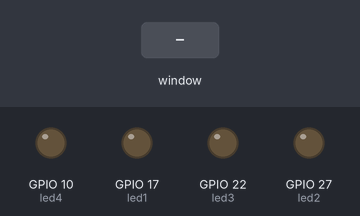
Simulated run of this program. Board: Raspberry Pi (BCM pin numbers). Parts: output pins drawn as LEDs (lit = HIGH). Dashed ring = blinking. The inputs (shaded band) are chosen by the test bench. The desktop window is not drawn, its controls go by their first labels and the mouse button is held 0.15 s.

Above: at 1.2 s.
1.3 s: control labelled "Flash LEDS" in the window clicked
At 2.2 s:
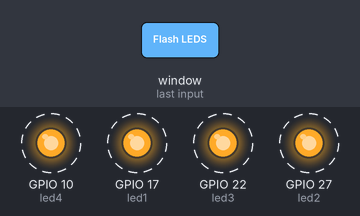
4.3 s: control labelled "Clear LEDS" in the window clicked
At 4.9 s:
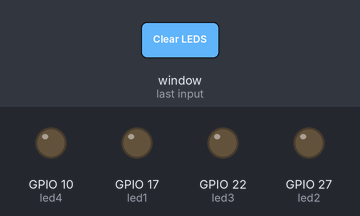
5.8 s: control labelled "Red LED" in the window clicked
At 7.0 s:
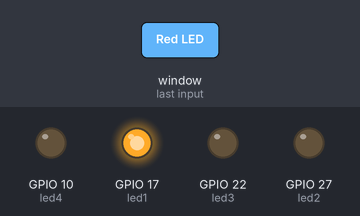
7.3 s: control labelled "Green LED" in the window clicked
At 8.4 s:
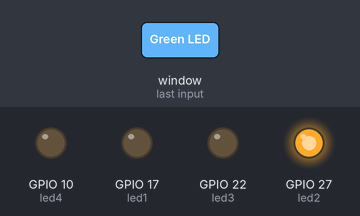
8.8 s: control labelled "Blue LED" in the window clicked
At 9.5 s:
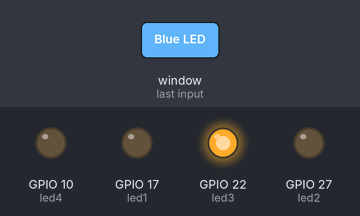
10.3 s: control labelled "Yellow LED" in the window clicked
At 10.7 s:
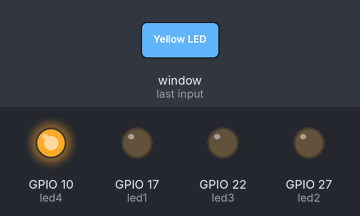
Timing chart, 0 to 12.8 s (numbered marks = the images above; inputs shaded):
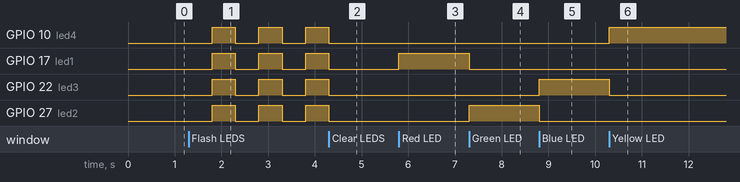

Measured:
- after the input at 1.3 s, GPIO 10 (led4), GPIO 17 (led1), GPIO 22 (led3), GPIO 27 (led2): alternates HIGH for 0.50 s and LOW for 0.50 s, starting after 0.50 s
- after the input at 4.3 s, GPIO 10 (led4), GPIO 17 (led1), GPIO 22 (led3), GPIO 27 (led2): goes on until 4.3 s, then stays LOW
- after the input at 5.8 s, GPIO 17 (led1): LOW → HIGH at once
- after the input at 7.3 s, GPIO 17 (led1): HIGH → LOW at once; GPIO 27 (led2): LOW → HIGH at once
- after the input at 8.8 s, GPIO 22 (led3): LOW → HIGH at once; GPIO 27 (led2): HIGH → LOW at once
- after the input at 10.3 s, GPIO 10 (led4): LOW → HIGH at once; GPIO 22 (led3): HIGH → LOW at once

The program:

Windows.py
```python
#!/usr/bin/python3
from tkinter import *
from gpiozero import LED

class Windows:

    def __init__(self, master):

        self.e=0
        self.led1 = LED(17)
        self.led2 = LED(27)
        self.led3 = LED(22)
        self.led4 = LED(10)
        master.title('A new window')
        master.geometry('430x300+700+300')
        self.var = IntVar()
        self.frame1 = Frame(master, width=200, height=150, bg='yellow')
        self.frame1.place(x=0, y=0)
        self.frame2 = Frame(master, width=230, height=300, bg='blue')
        self.frame2.place(x=200, y=0)
        self.frame3 = Frame(master, width=200, height=150, bg='red')
        self.frame3.place(x=0, y=150)
        self.r1 = Radiobutton(self.frame1, text='    Red LED', bg='yellow', fg='blue', variable=self.var, value=1, command=self.ledSwitch)
        self.r1.place(x=0, y=0)
        self.r2 = Radiobutton(self.frame1, text=' Green LED', bg='yellow', fg='blue', variable=self.var, value=2, command=self.ledSwitch)
        self.r2.place(x=0, y=20)
        self.r3 = Radiobutton(self.frame1, text='   Blue LED', bg='yellow', fg='blue', variable=self.var, value=3, command=self.ledSwitch)
        self.r3.place(x=0, y=40)
        self.r4 = Radiobutton(self.frame1, text='Yellow LED', bg='yellow', fg='blue', variable=self.var, value=4, command=self.ledSwitch)
        self.r4.place(x=0, y=60)
        self.b1 = Button(self.frame3, text='Exit', relief=SUNKEN, bg='grey', fg='white', command=master.destroy)
        self.b1.place(x=70,y=60)
        self.b3 = Button(master, text='Flash LEDS', width = 13, relief=SUNKEN, bg='grey', fg='white', command=self.flashLEDS)
        self.b3.place(x=250,y=130)
        self.b4 = Button(master, text='All LEDS On', width = 13, relief = SUNKEN, bg='grey', fg='white', command=self.allLEDSOn)
        self.b4.place(x=250,y=95)
        self.b5 = Button(master, text='Clear LEDS', width = 13, relief=SUNKEN, bg='grey', fg='white', command=self.clearFlashLEDS)
        self.b5.place(x=250,y=200)
        self.b6 = Button(master, text = 'Cycle LEDS', width = 13, relief= SUNKEN, bg = 'grey', fg = 'white', command = self.cycleLEDS)
        self.b6.place(x = 250, y = 165)
        self.l1 = Label(master, width=16)
        self.l1.place(x=250,y=20)

    def ledSwitch(self):
        if self.var.get()==1:
            self.clearLEDS()
            self.led1.on()
            self.selection = "Red LED is on"
            self.l1.config(text = self.selection)
        elif self.var.get()==2:
            self.clearLEDS()
            self.led2.on()
            self.selection = 'Green LED is on'
            self.l1.config(text = self.selection)
        elif self.var.get()==3:
            self.clearLEDS()
            self.led3.on()
            self.selection = 'Blue LED is on'
            self.l1.config(text = self.selection)
        elif self.var.get()==4:
            self.clearLEDS()
            self.led4.on()
            self.selection = 'Yellow LED is on'
            self.l1.config(text = self.selection)

    def clearLEDS(self):
        self.led1.off()
        self.led2.off()
        self.led3.off()
        self.led4.off()
        self.l1.config(text = 'All LEDS are cleared')

    def flashLEDS(self):
        self.b1.configure(state = 'disabled')
        self.b3.configure(state = 'disabled')
        self.b4.configure(state = 'disabled')
        self.b6.configure(state = 'disabled')
        self.l1.config(text = 'All LEDS are flashing')
        self.e = 0
        while self.e != 1:
            self.clearLEDS()
            self.frame1.after(500)
            self.allLEDSOn()
            self.l1.config(text = 'All LEDS are flashing')
            self.frame1.after(500)
            self.b1.update()


    def allLEDSOn(self):
        self.clearLEDS()
        self.led1.on()
        self.led2.on()
        self.led3.on()
        self.led4.on()
        self.l1.config(text = 'All LEDS are on')

    def clearFlashLEDS(self):
        self.e=1
        self.clearLEDS()
        self.b1.configure(state = 'normal')
        self.b3.configure(state = 'normal')
        self.b4.configure(state = 'normal')
        self.b6.configure(state = 'normal')

    def cycleLEDS(self):
        self.clearLEDS()
        self.e = 0
        self.b1.configure(state = 'disabled')
        self.b3.configure(state = 'disabled')
        self.b4.configure(state = 'disabled')
        self.b6.configure(state = 'disabled')
        self.l1.config(text = 'All LEDS are cycling')
        while self.e != 1:
            self.led1.on()
            self.frame1.after(125)
            self.led2.on()
            self.frame1.after(125)
            self.led3.on()
            self.frame1.after(125)
            self.led4.on()
            self.frame1.after(125)
            self.led4.off()
            self.frame1.after(125)
            self.led3.off()
            self.frame1.after(125)
            self.led2.off()
            self.frame1.after(125)
            self.led1.off()
            self.frame1.after(125)
            self.b1.update()


root = Tk()
window = Windows(root)
root.mainloop()
```
